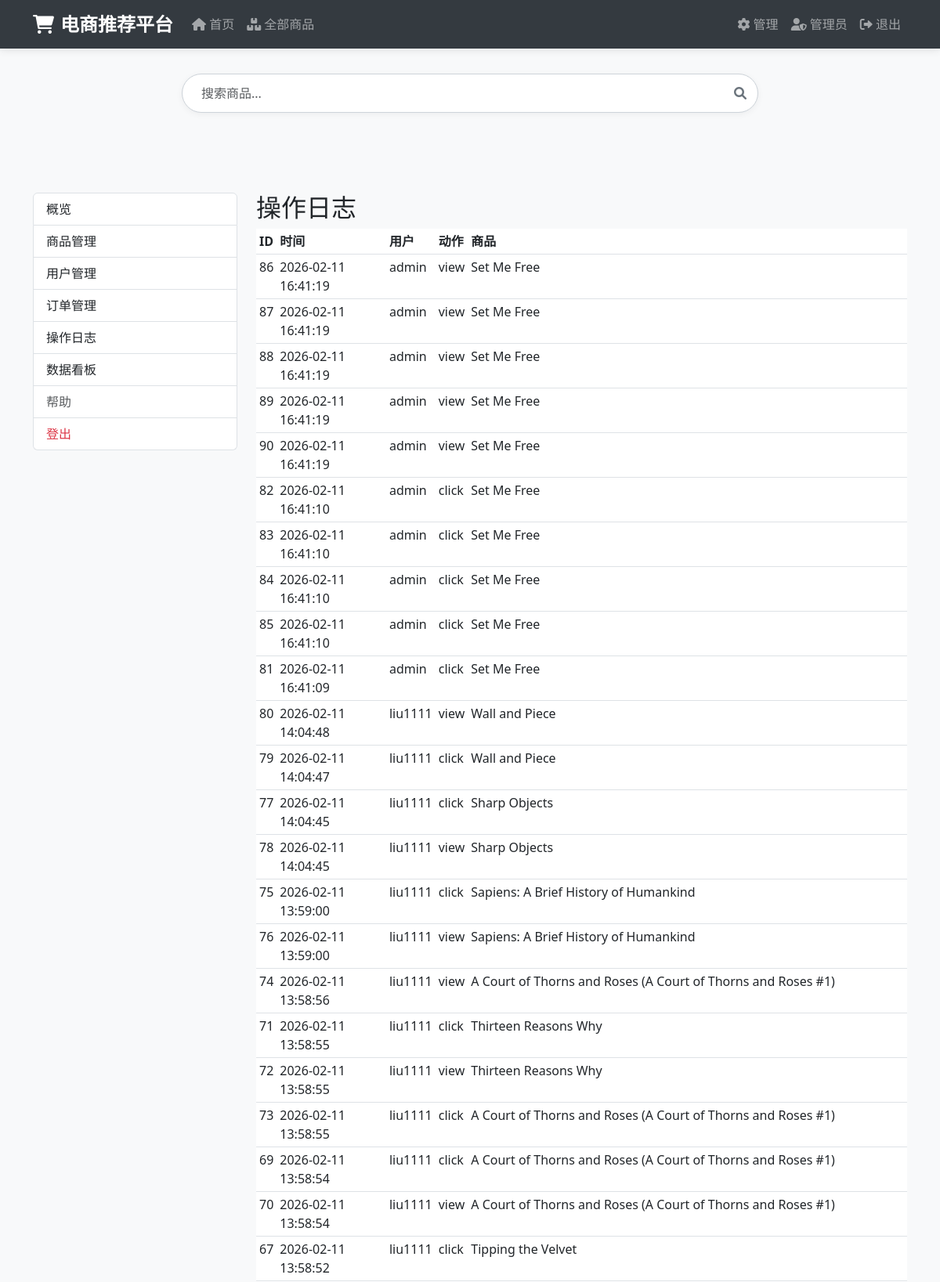
The page /admin/logs (signed in, upper part) on the database its author committed.
### tables this page shows
CREATE TABLE user_behavior (
            id INTEGER PRIMARY KEY AUTOINCREMENT,
            user_id INTEGER,
            product_id INTEGER,
            action TEXT NOT NULL,  -- 'view', 'click', 'buy', 'like'
            timestamp TIMESTAMP DEFAULT CURRENT_TIMESTAMP,
            FOREIGN KEY (user_id) REFERENCES users (id),
            FOREIGN KEY (product_id) REFERENCES products (id)
        );

CREATE TABLE users (
            id INTEGER PRIMARY KEY AUTOINCREMENT,
            username TEXT UNIQUE NOT NULL,
            password TEXT,
            created_at TIMESTAMP DEFAULT CURRENT_TIMESTAMP
        , role TEXT DEFAULT 'user');

CREATE TABLE products (
            id INTEGER PRIMARY KEY AUTOINCREMENT,
            name TEXT NOT NULL,
            price REAL NOT NULL,
            sales INTEGER DEFAULT 0,
            category TEXT NOT NULL,
            url TEXT
        , attributes TEXT, rating REAL, reviews_count INTEGER, sku TEXT, seller TEXT, images TEXT, crawl_time TEXT);

### web/admin.py (the view)
@admin_bp.route('/admin/logs')
def logs():
    if not _is_admin():
        return redirect(url_for('admin.admin_login'))
    logs = get_recent_behaviors(200, current_app.config.get('DB_PATH', 'ecommerce.db'))
    return render_template('admin_logs.html', logs=logs)

### database/db_init.py (called while the page is built)
def get_db_connection(db_path: str = "ecommerce.db"):
    return sqlite3.connect(db_path)

### database/db_utils.py (called while the page is built)
def get_recent_behaviors(limit: int = 200, db_path: str = 'ecommerce.db') -> List[Dict]:
    conn = get_db_connection(db_path)
    cursor = conn.cursor()
    cursor.execute("""
        SELECT ub.id, ub.user_id, u.username, ub.product_id, p.name, ub.action, ub.timestamp
        FROM user_behavior ub
        LEFT JOIN users u ON u.id = ub.user_id
        LEFT JOIN products p ON p.id = ub.product_id
        ORDER BY ub.timestamp DESC
        LIMIT ?
    """, (limit,))
    rows = cursor.fetchall()
    conn.close()
    return [{'id': r[0], 'user_id': r[1], 'username': r[2], 'product_id': r[3], 'product_name': r[4], 'action': r[5], 'timestamp': r[6]} for r in rows]

### web/admin.py (called while the page is built)
def _is_admin():
    return session.get('is_admin') or session.get('role') == 'admin'

@admin_bp.before_request
def _require_admin_for_protected():
    allowed = {'admin.admin_login', 'admin.admin_logout'}
    try:
        ep = request.endpoint
    except Exception:
        ep = None
    if ep and ep not in allowed:
        if not _is_admin():
            return redirect(url_for('admin.admin_login'))

### web/templates/admin_logs.html
{% extends "admin_base.html" %}
{% block admin_content %}
<h2>操作日志</h2>
<div class="table-responsive">
  <table class="table table-sm">
    <thead><tr><th>ID</th><th>时间</th><th>用户</th><th>动作</th><th>商品</th></tr></thead>
    <tbody>
      {% for l in logs %}
      <tr>
        <td>{{ l.id }}</td>
        <td>{{ l.timestamp }}</td>
        <td>{{ l.username or l.user_id }}</td>
        <td>{{ l.action }}</td>
        <td>{{ l.product_name or l.product_id }}</td>
      </tr>
      {% endfor %}
    </tbody>
  </table>
</div>
{% endblock %}

### web/static/css/style.css (style rules this page uses)
body { background-color: #f8f9fa; font-family: 'Segoe UI', Tahoma, Geneva, Verdana, sans-serif; padding-top: 70px; }

### rows shown on the page
user_behavior: id "86", timestamp "2026-02-11 16:41:19", username "admin", action "view", name "Set Me Free"
user_behavior: id "87", timestamp "2026-02-11 16:41:19", username "admin", action "view", name "Set Me Free"
user_behavior: id "88", timestamp "2026-02-11 16:41:19", username "admin", action "view", name "Set Me Free"
user_behavior: id "89", timestamp "2026-02-11 16:41:19", username "admin", action "view", name "Set Me Free"
user_behavior: id "90", timestamp "2026-02-11 16:41:19", username "admin", action "view", name "Set Me Free"
user_behavior: id "82", timestamp "2026-02-11 16:41:10", username "admin", action "click", name "Set Me Free"
user_behavior: id "83", timestamp "2026-02-11 16:41:10", username "admin", action "click", name "Set Me Free"
user_behavior: id "84", timestamp "2026-02-11 16:41:10", username "admin", action "click", name "Set Me Free"
user_behavior: id "85", timestamp "2026-02-11 16:41:10", username "admin", action "click", name "Set Me Free"
user_behavior: id "81", timestamp "2026-02-11 16:41:09", username "admin", action "click", name "Set Me Free"
user_behavior: id "80", timestamp "2026-02-11 14:04:48", username "liu1111", action "view", name "Wall and Piece"
user_behavior: id "79", timestamp "2026-02-11 14:04:47", username "liu1111", action "click", name "Wall and Piece"
user_behavior: id "77", timestamp "2026-02-11 14:04:45", username "liu1111", action "click", name "Sharp Objects"
user_behavior: id "78", timestamp "2026-02-11 14:04:45", username "liu1111", action "view", name "Sharp Objects"
user_behavior: id "75", timestamp "2026-02-11 13:59:00", username "liu1111", action "click", name "Sapiens: A Brief History of Humankind"
user_behavior: id "76", timestamp "2026-02-11 13:59:00", username "liu1111", action "view", name "Sapiens: A Brief History of Humankind"
user_behavior: id "74", timestamp "2026-02-11 13:58:56", username "liu1111", action "view", name "A Court of Thorns and Roses (A Court of Thorns and Roses #1)"
user_behavior: id "71", timestamp "2026-02-11 13:58:55", username "liu1111", action "click", name "Thirteen Reasons Why"
user_behavior: id "72", timestamp "2026-02-11 13:58:55", username "liu1111", action "view", name "Thirteen Reasons Why"
user_behavior: id "73", timestamp "2026-02-11 13:58:55", username "liu1111", action "click", name "A Court of Thorns and Roses (A Court of Thorns and Roses #1)"
user_behavior: id "69", timestamp "2026-02-11 13:58:54", username "liu1111", action "click", name "A Court of Thorns and Roses (A Court of Thorns and Roses #1)"
user_behavior: id "70", timestamp "2026-02-11 13:58:54", username "liu1111", action "view", name "A Court of Thorns and Roses (A Court of Thorns and Roses #1)"
user_behavior: id "67", timestamp "2026-02-11 13:58:52", username "liu1111", action "click", name "Tipping the Velvet"
